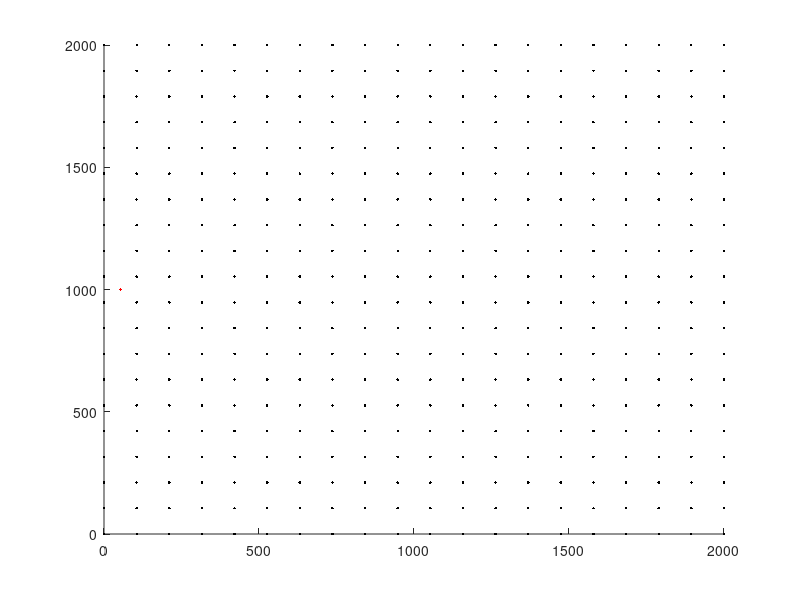

Write the MATLAB code that produced this figure. (Note: this script raises an error after producing the figure.)
close all
clear all

CRYSTAL_STRUCTURE = 'bcc';
amag = 3.18e-4;
simName = date;

simTime = 0;
use_gpu = 0;
para_scheme = 0;
n_threads = 0;

MU = 1;
NU = 0.28;
a = 5;
bVec = [0 1 0];
nVec = [1 0 0];

planes = [1; 2; 3; 4; 5; 6];
dx = 2000;
dy = 2000;
dz = 2000;
mx = 20;
my = 20;
mz = 20;

mobility = @mobbcc1;
% mobility = @mobbcc_bb1b;
% simName = strcat(simName, '_bb');
simType = @NumTracVsAnaTrac;

Fsim = [];
Usim = [];
t = [];

vertices = [0, 0, 0; ...
            dx, 0, 0; ...
            0, dy, 0; ...
            dx, dy, 0; ...
            0, 0, dz; ...
            dx, 0, dz; ...
            0, dy, dz; ...
            dx, dy, dz];

plim = 12 / amag; %12microns

gridSize = mx;
x = linspace(0, dx, gridSize);
y = linspace(0, dy, gridSize);
z = linspace(0.5 * dz, 0.5 * dz, gridSize);
[X, Y] = meshgrid(x, y);
Z = meshgrid(z);

clear x y z;
len = 100;
xcoord = linspace(0, dx, gridSize);
ycoord = linspace(0, dy, gridSize);
%  xcoord = xcoord(2) / 4 % there were substantial differences
xcoord = xcoord(2) / 2; % middle of first element.
ycoord = dy / 2; % middle of the domain
x = linspace(xcoord, xcoord, len);
y = linspace(ycoord, ycoord, len);
z = linspace(0, dz, len);
x1 = x(1);
y1 = y(1);
t = [0 0 1];
n = [1 0 0];
rn = zeros(len, 4);
rn(:, 1) = x;
rn(:, 2) = y;
rn(:, 3) = z;
links = zeros(len - 1, 8);
rn(1, 4) = 6;
rn(end, 4) = 6;
rn = [rn; x(1) y(1) -1000*dz 67; x(1) y(1) 1000*dz 67];

for i = 1:len - 1
    links(i, :) = [i, i + 1, bVec, nVec];
end
links = [links; len + 1, 1, bVec, nVec; len + 2, len, bVec, nVec];

hold on
plot3(rn(:, 1), rn(:, 2), rn(:, 3), 'r.')
plot3(X, Y, Z, 'k.')
hold off

u_dot = 0;
f_dot = 0;

loading = @staticSim;

CUDA_flag = false;
para_scheme = 1;

% calculateTractions = @calculateNumericTractions;
% simName = strcat('numeric_', simName);
calculateTractions = @calculateAnalyticTractions;
simName = strcat('analytic_', simName);
plotFreq = 5;
saveFreq = 1e9;%4*plotFreq;

lmin = 10 * a;
lmax = 2.5*lmin;
rotMatrix = findRotationMatrixAtoB([1;0;0], [1;1;0])';

addpath '../../../'